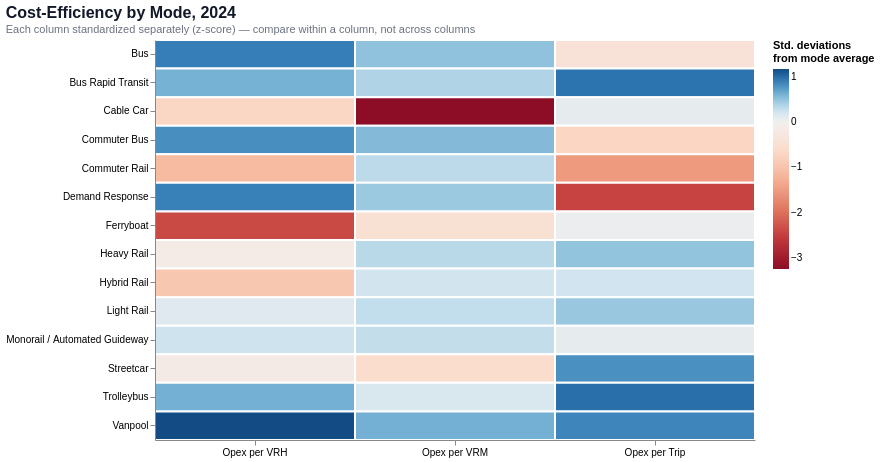

The notebook cell this image was saved under:
### Markdown cell above
### 2.2 Cost-Efficiency by Mode

### Code cell
cost_efficiency_matrix = chart_ideas.efficiency_matrix(
    df_opex[df_opex["year"] == 2024],
    metrics=["opex_per_vrh", "opex_per_vrm", "opex_per_upt"],
    group_column="mode_full_name",
    titles=["Opex per VRH", "Opex per VRM", "Opex per Trip"],
    normalize="zscore",
    reverse_scale=[True, True, True],
    chart_title="Cost-Efficiency by Mode, 2024",
    width=600,
    height=400
)

cost_efficiency_matrix

### Figure 1 — Vega specification as saved in the notebook (floating-point values rounded to 4 significant figures)
{"$schema": "https://vega.github.io/schema/vega/v6.json", "data": [{"name": "source_0"}, {"name": "data_0", "values": [{"metric_label": "Opex per VRH", "mode_full_name": "Bus", "norm_value": 0.9108, "raw_value": 154.4}, {"metric_label": "Opex per VRH", "mode_full_name": "Bus Rapid Transit", "norm_value": 0.6172, "raw_value": 285.0}, {"metric_label": "Opex per VRH", "mode_full_name": "Cable Car", "norm_value": -0.7016, "raw_value": 871.3}, {"metric_label": "Opex per VRH", "mode_full_name": "Commuter Bus", "norm_value": 0.8181, "raw_value": 195.6}, {"metric_label": "Opex per VRH", "mode_full_name": "Commuter Rail", "norm_value": -1.116, "raw_value": 1055.0}, {"metric_label": "Opex per VRH", "mode_full_name": "Demand Response", "norm_value": 0.9009, "raw_value": 158.8}, {"metric_label": "Opex per VRH", "mode_full_name": "Ferryboat", "norm_value": -2.403, "raw_value": 1628.0}, {"metric_label": "Opex per VRH", "mode_full_name": "Heavy Rail", "norm_value": -0.1343, "raw_value": 619.0}, {"metric_label": "Opex per VRH", "mode_full_name": "Hybrid Rail", "norm_value": -0.9352, "raw_value": 975.1}, {"metric_label": "Opex per VRH", "mode_full_name": "Light Rail", "norm_value": 0.1387, "raw_value": 497.7}, {"metric_label": "Opex per VRH", "mode_full_name": "Monorail / Automated Guideway", "norm_value": 0.2565, "raw_value": 445.3}, {"metric_label": "Opex per VRH", "mode_full_name": "Streetcar", "norm_value": -0.1616, "raw_value": 631.2}, {"metric_label": "Opex per VRH", "mode_full_name": "Trolleybus", "norm_value": 0.6254, "raw_value": 281.3}, {"metric_label": "Opex per VRH", "mode_full_name": "Vanpool", "norm_value": 1.184, "raw_value": 33.0}, {"metric_label": "Opex per VRM", "mode_full_name": "Bus", "norm_value": 0.519, "raw_value": 11.9}, {"metric_label": "Opex per VRM", "mode_full_name": "Bus Rapid Transit", "norm_value": 0.3892, "raw_value": 25.47}, {"metric_label": "Opex per VRM", "mode_full_name": "Cable Car", "norm_value": -3.252, "raw_value": 406.1}, {"metric_label": "Opex per VRM", "mode_full_name": "Commuter Bus", "norm_value": 0.5678, "raw_value": 6.797}, {"metric_label": "Opex per VRM", "mode_full_name": "Commuter Rail", "norm_value": 0.3345, "raw_value": 31.18}, {"metric_label": "Opex per VRM", "mode_full_name": "Demand Response", "norm_value": 0.4793, "raw_value": 16.05}, {"metric_label": "Opex per VRM", "mode_full_name": "Ferryboat", "norm_value": -0.4694, "raw_value": 115.2}, {"metric_label": "Opex per VRM", "mode_full_name": "Heavy Rail", "norm_value": 0.3489, "raw_value": 29.68}, {"metric_label": "Opex per VRM", "mode_full_name": "Hybrid Rail", "norm_value": 0.2343, "raw_value": 41.66}, {"metric_label": "Opex per VRM", "mode_full_name": "Light Rail", "norm_value": 0.3063, "raw_value": 34.13}, {"metric_label": "Opex per VRM", "mode_full_name": "Monorail / Automated Guideway", "norm_value": 0.3038, "raw_value": 34.39}, {"metric_label": "Opex per VRM", "mode_full_name": "Streetcar", "norm_value": -0.5725, "raw_value": 126.0}, {"metric_label": "Opex per VRM", "mode_full_name": "Trolleybus", "norm_value": 0.1855, "raw_value": 46.76}, {"metric_label": "Opex per VRM", "mode_full_name": "Vanpool", "norm_value": 0.6255, "raw_value": 0.7668}, {"metric_label": "Opex per Trip", "mode_full_name": "Bus", "norm_value": -0.4131, "raw_value": 29.15}, {"metric_label": "Opex per Trip", "mode_full_name": "Bus Rapid Transit", "norm_value": 0.9703, "raw_value": 5.532}, {"metric_label": "Opex per Trip", "mode_full_name": "Cable Car", "norm_value": 0.08517, "raw_value": 20.64}, {"metric_label": "Opex per Trip", "mode_full_name": "Commuter Bus", "norm_value": -0.7186, "raw_value": 34.36}, {"metric_label": "Opex per Trip", "mode_full_name": "Commuter Rail", "norm_value": -1.525, "raw_value": 48.13}, {"metric_label": "Opex per Trip", "mode_full_name": "Demand Response", "norm_value": -2.462, "raw_value": 64.11}, {"metric_label": "Opex per Trip", "mode_full_name": "Ferryboat", "norm_value": 0.05185, "raw_value": 21.21}, {"metric_label": "Opex per Trip", "mode_full_name": "Heavy Rail", "norm_value": 0.5098, "raw_value": 13.39}, {"metric_label": "Opex per Trip", "mode_full_name": "Hybrid Rail", "norm_value": 0.2424, "raw_value": 17.96}, {"metric_label": "Opex per Trip", "mode_full_name": "Light Rail", "norm_value": 0.4914, "raw_value": 13.71}, {"metric_label": "Opex per Trip", "mode_full_name": "Monorail / Automated Guideway", "norm_value": 0.0897, "raw_value": 20.56}, {"metric_label": "Opex per Trip", "mode_full_name": "Streetcar", "norm_value": 0.8087, "raw_value": 8.29}, {"metric_label": "Opex per Trip", "mode_full_name": "Trolleybus", "norm_value": 0.9943, "raw_value": 5.122}, {"metric_label": "Opex per Trip", "mode_full_name": "Vanpool", "norm_value": 0.8749, "raw_value": 7.161}]}, {"name": "source_0_x_domain_metric_label", "values": [{"metric_label": "Opex per VRH", "sort_field": 0.0}, {"metric_label": "Opex per VRM", "sort_field": 1.0}, {"metric_label": "Opex per Trip", "sort_field": 2.0}]}, {"name": "data_0_y_domain_mode_full_name", "values": [{"mode_full_name": "Bus"}, {"mode_full_name": "Bus Rapid Transit"}, {"mode_full_name": "Cable Car"}, {"mode_full_name": "Commuter Bus"}, {"mode_full_name": "Commuter Rail"}, {"mode_full_name": "Demand Response"}, {"mode_full_name": "Ferryboat"}, {"mode_full_name": "Heavy Rail"}, {"mode_full_name": "Hybrid Rail"}, {"mode_full_name": "Light Rail"}, {"mode_full_name": "Monorail / Automated Guideway"}, {"mode_full_name": "Streetcar"}, {"mode_full_name": "Trolleybus"}, {"mode_full_name": "Vanpool"}]}, {"name": "data_0_color_domain_norm_value", "values": [{"min": -3.252, "max": 1.184}]}], "marks": [{"type": "rect", "name": "marks", "from": {"data": "data_0"}, "encode": {"update": {"stroke": {"value": "white"}, "width": {"signal": "max(0.25, bandwidth('x'))"}, "tooltip": {"signal": "{\"Mode\": isValid(datum[\"mode_full_name\"]) ? isArray(datum[\"mode_full_name\"]) ? join(datum[\"mode_full_name\"], '\\n') : datum[\"mode_full_name\"] : \"\"+datum[\"mode_full_name\"], \"Metric\": isValid(datum[\"metric_label\"]) ? isArray(datum[\"metric_label\"]) ? join(datum[\"metric_label\"], '\\n') : datum[\"metric_label\"] : \"\"+datum[\"metric_label\"], \"Value\": format(datum[\"raw_value\"], \",.2f\")}"}, "strokeWidth": {"value": 2}, "height": {"signal": "max(0.25, bandwidth('y'))"}, "fill": {"field": "norm_value", "scale": "color"}, "x": {"field": "metric_label", "scale": "x"}, "y": {"field": "mode_full_name", "scale": "y"}}}, "style": ["rect"]}], "scales": [{"name": "x", "type": "band", "domain": {"data": "source_0_x_domain_metric_label", "field": "metric_label", "sort": {"op": "max", "field": "sort_field"}}, "range": [0, {"signal": "width"}], "paddingInner": 0, "paddingOuter": 0}, {"name": "y", "type": "band", "domain": {"data": "data_0_y_domain_mode_full_name", "field": "mode_full_name", "sort": true}, "range": [0, {"signal": "height"}], "paddingInner": 0, "paddingOuter": 0}, {"name": "color", "type": "linear", "domain": [{"signal": "(data(\"data_0_color_domain_norm_value\")[0] || {}).min"}, {"signal": "(data(\"data_0_color_domain_norm_value\")[0] || {}).max"}], "range": {"scheme": "redblue"}, "domainMid": 0, "interpolate": "hcl", "zero": false}], "axes": [{"scale": "x", "labelAngle": 0, "labelBaseline": "top", "orient": "bottom", "zindex": 1, "grid": false}, {"scale": "y", "orient": "left", "grid": false, "zindex": 1}], "title": {"text": "Cost-Efficiency by Mode, 2024", "subtitle": "Each column standardized separately (z-score) — compare within a column, not across columns", "color": "#111827", "fontWeight": 600, "anchor": "start", "subtitleColor": "#6B7280", "subtitleFontSize": 11, "fontSize": 16}, "legends": [{"title": ["Std. deviations", "from mode average"], "fill": "color", "gradientLength": {"signal": "clamp(height, 64, 200)"}}], "height": 400, "config": {"axis": {"labelFont": "Arial", "titleFont": "Arial"}, "style": {"cell": {"strokeWidth": 0}, "group-title": {"font": "Arial"}}}, "background": "white", "padding": 5, "style": "cell", "width": 600}
